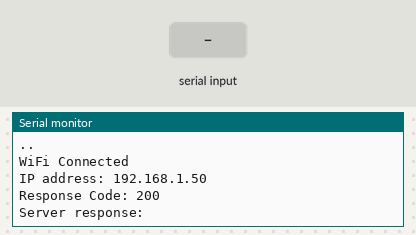
A sketch run on a simulated ESP8266 (NodeMCU). Shown: the last lines printed to the serial monitor. The test bench sets the inputs (shaded band). WiFi joins after 1.5 s; servers stay silent unless stated; uploads are accepted with an empty reply.

Above: at 5.3 s.
5.4 s: "data=30\n" received over Serial
At 14.46 s:
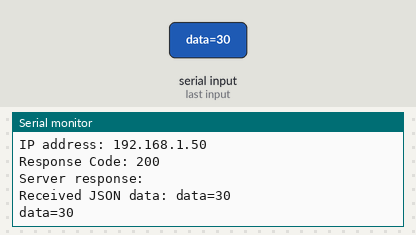
15.8 s: "1\n" received over Serial
At 24.66 s:
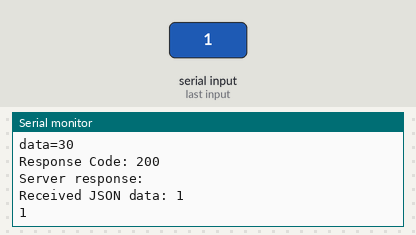

Measured:
- after the input at 5.4 s, the serial monitor: prints a new line after 8.9 s (image 1)
- after the input at 15.8 s, the serial monitor: prints a new line after 8.7 s (image 2)

The sketch:

nodeMcu_fetchApi.ino
```cpp
#include <ESP8266WiFi.h>
#include <ESP8266HTTPClient.h>
#include <ArduinoJson.h>
#include <SoftwareSerial.h>

// network credentials
const char* ssid = "ahtritCodes";
const char* password = "rdxqc5k2jbdmaei";

// Server address and port for POST request
const String serverAddress = "http://192.168.0.143:1337/sendData";
//const int serverPort = 3000;


// Received data from Serial communication
String jsonString;

/*
    Serial communication software serial object
*/
SoftwareSerial ESP_Serial(D5, D6);

void setup() {
  // put your setup code here, to run once:
  Serial.begin(9600);
  init_ESP_Serial();
  delay(100);

  initWiFi();

  delay(2000);
  //  Set server address and port
  //  client.connect(serverAddress, serverPort);
}

void loop() {
  // put your main code here, to run repeatedly:

  POSTusingHTTPClient();
}

//======================================================================

void initWiFi() {

  // connect to WiFi network
  Serial.println();
  Serial.print("Connecting ..");
  Serial.println(ssid);
  WiFi.begin(ssid, password);

  while (WiFi.status() != WL_CONNECTED) {
    delay(1000);
    Serial.print(".");
  }

  Serial.println("");
  Serial.println("WiFi Connected");
  Serial.print("IP address: ");
  Serial.print(WiFi.localIP());
}


void POSTusingHTTPClient() {

  if (WiFi.status() == WL_CONNECTED) {
    // http client object
    HTTPClient http;

    // WiFiClient object
    WiFiClient client;

    // set target url with query parameters
    //        String url = String(serverAddress) + "/api/data";

    // set request body data
    //    StaticJsonDocument<200> doc;
    //    doc["sensor"] = "NodeMCU";
    //    doc["value"] = random(50);

    // Serialize JSON data to a string
    //    String jsonString;
    //    serializeJson(doc, jsonString);

    read_serial_communication_data();

    // send POST request
    http.begin(client, serverAddress);
    http.addHeader("Content-Type", "application/json");

    //    String data = "param1=" + String(random(50));
    //    String data = "data=30";

    Serial.println(jsonString);

    int httpCode = http.POST(jsonString);

    //    String payload = http.getString();

    //    Serial.println("HTTP Code: " + String(httpCode));
    //    Serial.println("payload: " + String(payload));

    // handle server response
    if (httpCode > 0) {
      String response = http.getString();
      Serial.println("Response Code: " + String(httpCode));
      Serial.println("Server response: " + String(response));
    }
    else {
      Serial.println("Error sending POST request: " + httpCode);
    }

    // Close HTTPClient object
    http.end();
  }

  delay(10000);
}


void init_ESP_Serial() {
  ESP_Serial.begin(9600);
  //  pinMode(D9, INPUT);
  //  pinMode(D10, OUTPUT);
}


void read_serial_communication_data() {

  //  if (ESP_Serial.available() > 0) {
  //    //    byte data[20];
  //    //    int bytesReceived = Serial.readBytesUntil('\n', data, 10);
  //    //    data[bytesReceived] = '\0';
  //    received_data = ESP_Serial.readStringUntil('\r');
  //    Serial.print("Received Data: ");
  //    //    Serial.println((char*)data);
  //    Serial.println(data);
  //  }
  if (Serial.available() > 0) {
    jsonString = Serial.readStringUntil('\n');

    Serial.print("Received JSON data: ");
    Serial.println(jsonString);
  }
}


/*
  void POSTusingWiFiClient() {

  if (WiFi.status() == WL_CONNECTED) {

    StaticJsonDocument<200> doc;
    doc["sensor"] = "NodeMCU";
    doc["value"] = random(100);

    // Serialize JSON data to a string
    String jsonString;
    serializeJson(doc, jsonString);

    // Send data to server
    Serial.print("Sending data: ");
    Serial.println(jsonString);
    client.println("POST /api/data HTTP/1.1");
    client.println("Host: " + String(serverAddress) + ":" + String(serverPort));
    client.println("Content-Type: application/json");
    client.print("Content-Length: ");
    client.println(jsonString.length());
    client.println();
    client.println(jsonString);

    // Wait for response
    while (client.connected() && !client.available()) {
      delay(10);
    }
    if (client.available()) {
      String response = client.readStringUntil('\n');
      Serial.println(response);
    }

    // Wait for 5ms before sending the next data
    delay(5000);
  }
  }
*/

/*
  void GETusingHTTPClient() {

  if (WiFi.status() == WL_CONNECTED) {
    HTTPClient http;
    WiFiClient client;

    // define dynamic parameters from serial port
    //    String tdsVal = mySerial.read();

    //  build query string
    //    String url = baseUrl + "/1";

    //    send HTTP GET request to API endpoint with dynamic parameters
    http.begin(client, "http://localhost:3000/api/data");
    int httpCode = http.GET();
    if (httpCode > 0) {
      // HTTP request successful
      String payload = http.getString();
      Serial.println(httpCode);
      Serial.println(payload);
      // Do something with data
    } else {
      Serial.println("HTTP request failed");
    }
    http.end();
  }
  // wait 1 minute before sending the next request
  delay(60000);
  }
*/
```
